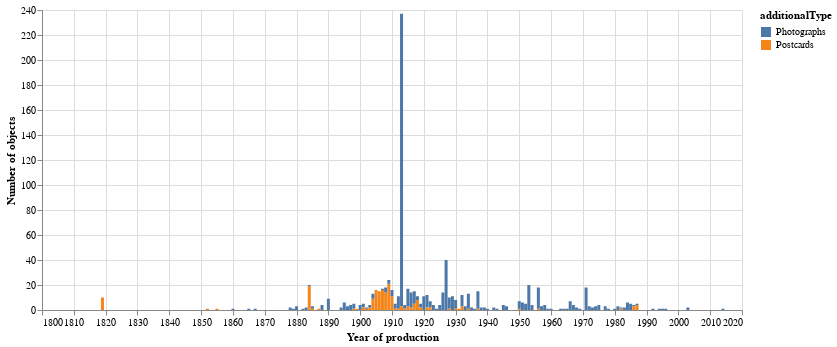

Source (notebook cell):
### Markdown cell above
## Creation dates by object type

Now that we have a dataframe that combines creation dates with object types, we can look at how the creation of particular object types changes over time. For example let's look at 'Photographs' and 'Postcards'.

### Code cell
# Create a dataframe containing just Photographs and Postcards -- use .isin() to filter the additionalType field
df_photos_postcards = df_creation_dates_types.loc[(df_creation_dates_types['year'] > 0) & (df_creation_dates_types['additionalType'].isin(['Photographs', 'Postcards']))]

# Create a stacked bar chart
alt.Chart(df_photos_postcards).mark_bar(size=3).encode(
    
    # Year on the X axis
    x=alt.X('year:Q', axis=alt.Axis(format='c', title='Year of production')),
    
    # Number of objects on the Y axis
    y=alt.Y('count()', title='Number of objects'),
    
    # Color according to the type
    color='additionalType:N',
    
    # Details on hover
    tooltip=[alt.Tooltip('additionalType:N', title='Type'), alt.Tooltip('year:Q', title='Year'), alt.Tooltip('count():Q', title='Objects', format=',')]
).properties(width=700)

### Figure 1 — Vega-Lite specification as saved in the notebook (floating-point values rounded to 4 significant figures; data arrays with more than 128 entries replaced by an {"elided": "..."} marker saying what was removed)
{"config": {"view": {"continuousWidth": 400, "continuousHeight": 300}}, "data": {"name": "data-94f7b2499e9882f043652f78d73296de"}, "mark": {"type": "bar", "size": 3}, "encoding": {"color": {"type": "nominal", "field": "additionalType"}, "tooltip": [{"type": "nominal", "field": "additionalType", "title": "Type"}, {"type": "quantitative", "field": "year", "title": "Year"}, {"type": "quantitative", "aggregate": "count", "format": ",", "title": "Objects"}], "x": {"type": "quantitative", "axis": {"format": "c", "title": "Year of production"}, "field": "year"}, "y": {"type": "quantitative", "aggregate": "count", "title": "Number of objects"}}, "width": 700, "$schema": "https://vega.github.io/schema/vega-lite/v4.8.1.json", "datasets": {"data-94f7b2499e9882f043652f78d73296de": {"elided": "874 records"}}}
